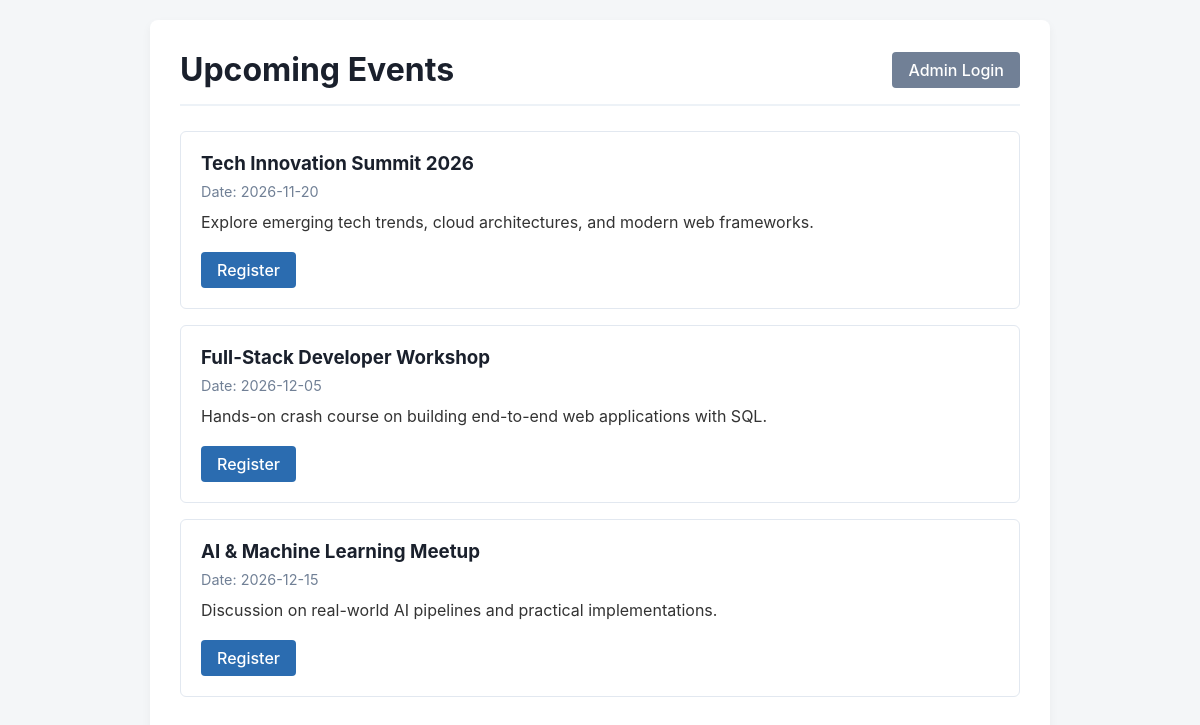
The page / on the database its author committed.
### tables this page shows
CREATE TABLE IF NOT EXISTS events (
    id INT AUTO_INCREMENT PRIMARY KEY,
    title VARCHAR(150) NOT NULL,
    event_date DATE NOT NULL,
    description TEXT NOT NULL
);

### index.php (the view, shortened to what this page needs)
<?php
require_once 'db.php';
$stmt = $pdo->query("SELECT * FROM events ORDER BY event_date ASC");
$events = $stmt->fetchAll();
?>
<!DOCTYPE html>
<html lang="en">
<head>
    <link rel="stylesheet" href="style.css">
</head>
<body>
<div class="container">
    <header>
        <h1>Upcoming Events</h1>
        <a href="admin_login.php" class="btn btn-secondary">Admin Login</a>
    </header>
    <?php if (empty($events)): ?>
        <p>No upcoming events available at the moment.</p>
    <?php else: ?>
        <?php foreach ($events as $event): ?>
            <div class="event-card">
                <h3><?= htmlspecialchars($event['title']) ?></h3>
                <div class="event-date">Date: <?= htmlspecialchars($event['event_date']) ?></div>
                <p><?= nl2br(htmlspecialchars($event['description'])) ?></p>
                <br>
                <a href="register.php?event=<?= urlencode($event['title']) ?>" class="btn">Register</a>
            </div>
        <?php endforeach; ?>
    <?php endif; ?>
</div>
</body>
</html>

### style.css (style rules this page uses)
* { box-sizing: border-box; margin: 0; padding: 0; font-family: -apple-system, BlinkMacSystemFont, "Segoe UI", Roboto, sans-serif; }
body { background-color: #f4f6f8; color: #333; padding: 20px; }
.container { max-width: 900px; margin: 0 auto; background: #ffffff; padding: 30px; border-radius: 8px; box-shadow: 0 4px 10px rgba(0, 0, 0, 0.05); }
header { display: flex; justify-content: space-between; align-items: center; border-bottom: 2px solid #edf2f7; padding-bottom: 15px; margin-bottom: 25px; }
h1, h2, h3 { color: #1a202c; }
.btn { display: inline-block; padding: 8px 16px; background-color: #2b6cb0; color: #fff; text-decoration: none; border-radius: 4px; border: none; cursor: pointer; font-weight: 500; }
.btn-secondary { background-color: #718096; }
.event-card { border: 1px solid #e2e8f0; border-radius: 6px; padding: 20px; margin-bottom: 16px; }
.event-card h3 { margin-bottom: 8px; }
.event-date { font-size: 0.9em; color: #718096; margin-bottom: 12px; }

### rows shown on the page
events: title "Tech Innovation Summit 2026", event_date "2026-11-20", description "Explore emerging tech trends, cloud architectures, and modern web frameworks."
events: title "Full-Stack Developer Workshop", event_date "2026-12-05", description "Hands-on crash course on building end-to-end web applications with SQL."
events: title "AI & Machine Learning Meetup", event_date "2026-12-15", description "Discussion on real-world AI pipelines and practical implementations."
